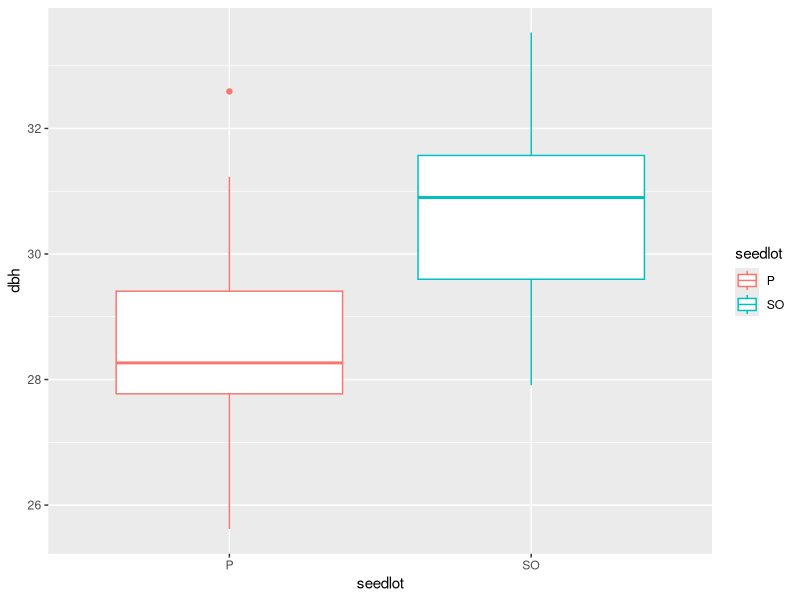
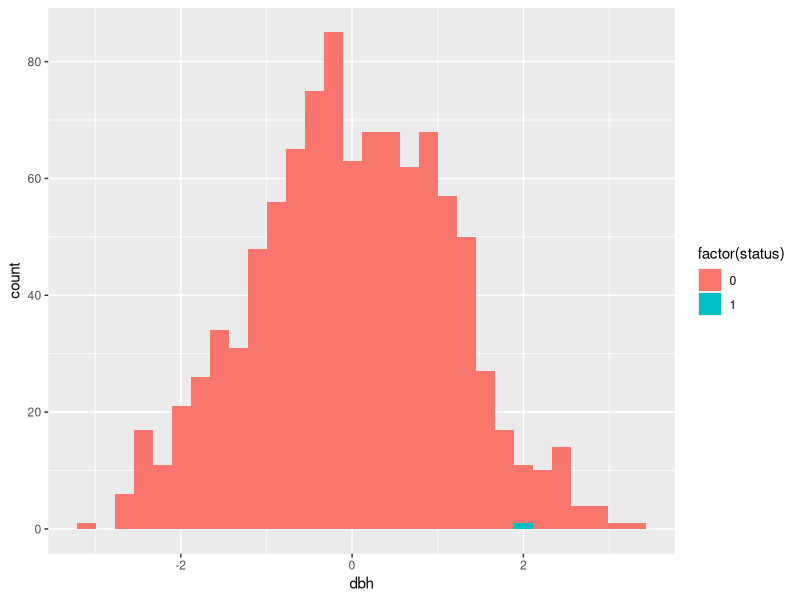
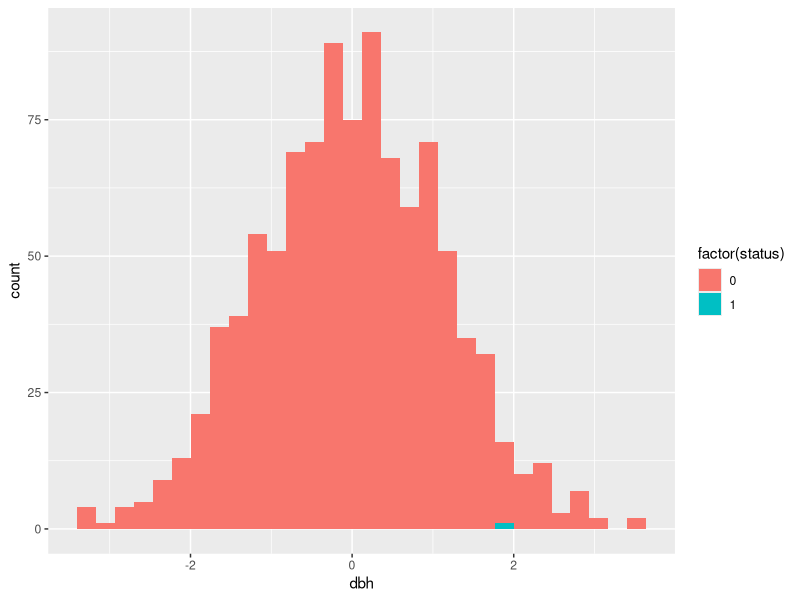

Write the R code that produced these figures, in order.
## ---- chunk 1
library(ggplot2)
seed<- read.csv("../Data/seed orchard data.csv")
str(seed)
ggplot(seed, aes(x=seedlot, y=dbh, colour=seedlot)) +
    geom_boxplot()
## ---- chunk 2
SO <-seed$seedlot == "SO"
mean_diff <- mean(seed$dbh[SO]) - mean(seed$dbh[!SO])
## ---- chunk 3
n<-1000
diff2 <- rep(0,n)
for (i in 1:n) {
  seed_assign<-sample(seed$seedlot, size = nrow(seed))
  SO <-seed_assign == "SO"
  diff2[i]<-mean(seed$dbh[SO]) - mean(seed$dbh[!SO])
}

dist_dat<-data.frame(status = c(1, rep(0,n)), dbh = c(mean_diff, diff2))
ggplot(dist_dat, aes(x=dbh, fill = factor(status)))+
  geom_histogram()
## ---- chunk 4
mean_all<-mean(seed$dbh); sd_all<-sd(seed$dbh)
n<-1000
diff2<-rep(0,n)
for (i in 1:n) {
  dbh<-rnorm(nrow(seed), mean=mean_all, sd = sd_all)
  seed_assign<-sample(seed$seedlot, size = nrow(seed))
  SO <-seed_assign == "SO"
  diff2[i]<-mean(dbh[SO]) - mean(dbh[!SO])
}

dist_dat<-data.frame(status = c(1, rep(0,n)), dbh = c(mean_diff, diff2))
ggplot(dist_dat, aes(x=dbh, fill = factor(status)))+
  geom_histogram()
